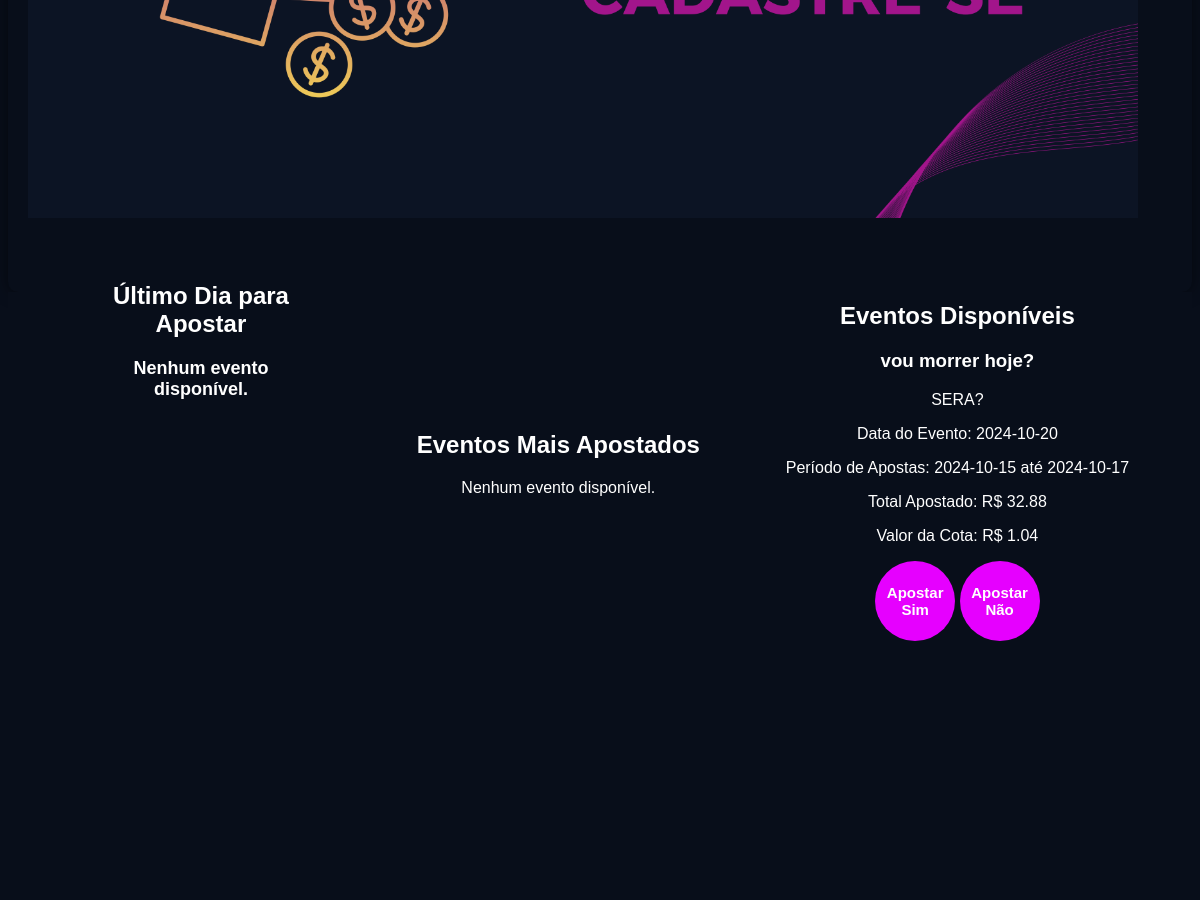
Page /area_usuario (signed in, middle part) on the earlier database version.
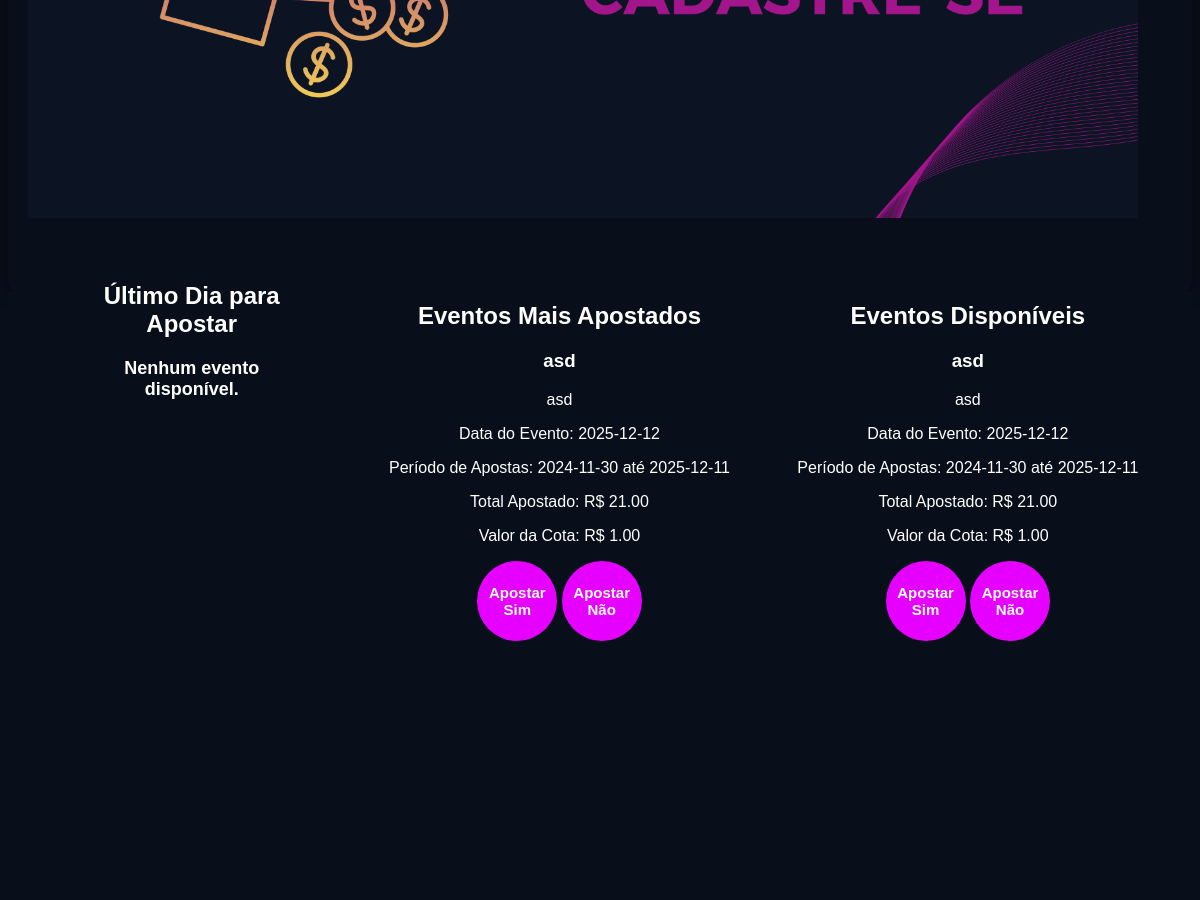
Same page on the later database version.
### tables this page shows
CREATE TABLE eventos (
        id INTEGER PRIMARY KEY AUTOINCREMENT,
        titulo TEXT NOT NULL,
        descricao TEXT NOT NULL,
        valor_cota REAL NOT NULL CHECK (valor_cota >= 1.00),
        data_evento DATE NOT NULL,
        data_inicio_apostas DATE NOT NULL,
        data_fim_apostas DATE NOT NULL,
        status TEXT NOT NULL DEFAULT 'pendente',
        id_criador INTEGER NOT NULL,
        data_criacao TIMESTAMP DEFAULT CURRENT_TIMESTAMP,
        FOREIGN KEY (id_criador) REFERENCES usuarios(id) ON DELETE CASCADE
    );

### app.py (the view)
@app.route('/area_usuario')
def area_usuario():
    if 'logged_in' in session:
        user_id = session.get('id_usuario')
        conn = sqlite3.connect(database_path)
        cursor = conn.cursor()
        print("ID do usuário na sessão:", session.get('id_usuario'))
        cursor.execute('''
            SELECT * FROM eventos
            WHERE DATE(data_fim_apostas) = DATE('now', 'localtime')
            AND status = 'aprovado'
            ORDER BY data_evento ASC
            LIMIT 10
        ''')
        eventos_finalizando = cursor.fetchall()
        cursor.execute('''
            SELECT eventos.*, SUM(apostas.valor) as total_apostado
            FROM eventos
            LEFT JOIN apostas ON eventos.id = apostas.id_evento
            WHERE eventos.status = 'aprovado'
            AND data_evento > date('now')
            GROUP BY eventos.id
            ORDER BY total_apostado DESC
            LIMIT 10
        ''')
        eventos_mais_apostados = cursor.fetchall()
        cursor.execute('''
            SELECT eventos.*, SUM(apostas.valor) as total_apostado
            FROM eventos
            LEFT JOIN apostas ON eventos.id = apostas.id_evento
            WHERE eventos.status = 'aprovado'
            GROUP BY eventos.id
            ORDER BY data_fim_apostas DESC
        ''')
        eventos = cursor.fetchall()
        cursor.execute('SELECT * FROM categorias_eventos')
        categorias = cursor.fetchall()
        conn.close()
        return render_template('area_usuario.html', eventos_finalizando=eventos_finalizando,
                               eventos_mais_apostados=eventos_mais_apostados, categorias=categorias,
                               eventos=eventos)
    else:
        return redirect(url_for('login'))

### templates/area_usuario.html (shortened to what this page needs)
<!DOCTYPE html>
<html lang="pt-BR">
<head>
    <link rel="stylesheet" href="/static/css/area_usuario.css">
</head>
<body>
    <br>
    <br>
    <main>
        <section class="main">
            <div class="banner">
                <img class="baner" src="/static/images/banner.png" alt="Banner">
            </div>
        </section>
        <section class="actions">
            <div class="betting-section">
                <div class="bet-button">
                    <div class="section">
                        <h2>Último Dia para Apostar</h2>
                        <div class="eventos-container">
                            {% for evento in eventos_finalizando %}
                                <div class="evento-card">
                                    <h3>{{ evento[1] }}</h3>
                                    <p>{{ evento[2] }}</p>
                                    <p>Data do Evento: {{ evento[4] }}</p>
                                    <p>Período de Apostas: {{ evento[5] }} até {{ evento[6] }}</p>
                                    <p>Valor da Cota: R$ {{ '{:.2f}'.format(evento[3]) }}</p>
                                    <button onclick="openModal('{{ evento[0] }}', '{{ evento[1] }}', 'sim')">Apostar Sim</button>
                                    <button onclick="openModal('{{ evento[0] }}', '{{ evento[1] }}', 'nao')">Apostar Não</button>
                                </div>
                            {% else %}
                                <p>Nenhum evento disponível.</p>
                            {% endfor %}
                        </div>
                    </div>
                </div>
                <div class="create-bet">
                     <div class="section">
        <h2>Eventos Mais Apostados</h2>
        <div class="eventos-container">
            {% for evento in eventos_mais_apostados %}
                <div class="evento-card">
                    <h3>{{ evento[1] }}</h3>
                    <p>{{ evento[2] }}</p>
                    <p>Data do Evento: {{ evento[4] }}</p>
                    <p>Período de Apostas: {{ evento[5] }} até {{ evento[6] }}</p>
                    <p>Total Apostado: R$ {{ '{:.2f}'.format(evento[-1] or 0) }}</p>
                    <p>Valor da Cota: R$ {{ '{:.2f}'.format(evento[3]) }}</p>
                    <button class="btn-apostar" onclick="openModal('{{ evento[0] }}', '{{ evento[1] }}', 'sim')">Apostar Sim</button>
                    <button class="btn-apostar" onclick="openModal('{{ evento[0] }}', '{{ evento[1] }}', 'nao')">Apostar Não</button>
                </div>
            {% else %}
                <p>Nenhum evento disponível.</p>
            {% endfor %}
        </div>
    </div>
                </div>
                <div class="create-bet">
                    <h2>Eventos Disponíveis</h2>
                    <div class="eventos-container">
                        {% if eventos %}
                            {% for evento in eventos %}
                            <div class="evento-card">
                                <h3>{{ evento[1] }}</h3>
                                <p>{{ evento[2] }}</p>
                                <p>Data do Evento: {{ evento[4] }}</p>
                                <p>Período de Apostas: {{ evento[5] }} até {{ evento[6] }}</p>
                                <p>Total Apostado: R$ {{ '{:.2f}'.format(evento[-1] or 0) }}</p>
                                <p>Valor da Cota: R$ {{ '{:.2f}'.format(evento[3]) }}</p>
                                    <button class="btn-apostar" onclick="openModal('{{ evento[0] }}', '{{ evento[1] }}', 'sim')">Apostar Sim</button>
                                    <button class="btn-apostar" onclick="openModal('{{ evento[0] }}', '{{ evento[1] }}', 'nao')">Apostar Não</button>
                                </div>
                            {% endfor %}
                        {% else %}
                            <p>Não há eventos disponíveis no momento.</p>
                        {% endif %}
                    </div>
                </div>
            </div>
        </section>
    </main>
    <br>
    <br>
    <br>
    <br>
    <br>
    <br>
    <br>
    <br>
    <br>
    <br>
    <br>
    <br>
    <br>
    <br>
    <br>
    <br>
    <br>
    <br>
    <br>
    <br>
    <br>
    <br>
    <br>
    <br>
    <br>
    <br>
    <br>
    <br>
    <br>
    <br>
</body>
</html>

### static/css/area_usuario.css (style rules this page uses)
:root { --primary-color: #8A2BE2; --secondary-color: #A2158B; --background-color: #080E1A; --text-color: #FFFFFF; --text-muted: #BBBBBB; --btn-color: #FF69B4; --font-main: 'Arial', sans-serif; }
body { font-family: var(--font-main); background-color: var(--background-color); color: var(--text-color); }
.main { background-color: #080E1A; padding: 50px 20px; border-radius: 10px; box-shadow: 0px 0px 15px rgba(0, 0, 0, 0.5); }
.baner { max-width: 97%; margin-bottom: 20px; }
.betting-section { display: flex; justify-content: space-around; align-items: center; padding: 20px; background-color: #080E1A; height: 300px; }
.bet-button { padding: 30px; border-radius: 10px; text-align: center; width: 200px; height: 400px; display: flex; flex-direction: column; align-items: center; justify-content: space-between; }
.bet-button p { color: white; font-size: 18px; font-weight: bold; }
.create-bet { text-align: center; }
.create-bet button { background-color: #E600FF; border: none; width: 80px; height: 80px; border-radius: 50%; color: white; font-size: 15px; font-weight: bold; cursor: pointer; }
.create-bet p { margin-top: 10px; color: white; font-size: 16px; }

Differences in the rows shown:
removed eventos: titulo "vou morrer hoje?", descricao "SERA?", data_evento "2024-10-20", data_inicio_apostas "2024-10-15", data_fim_apostas "2024-10-17", evento "32.88", valor_cota "1.04", shown under "Eventos Disponíveis"
added eventos: titulo "asd", descricao "asd", data_evento "2025-12-12", data_inicio_apostas "2024-11-30", data_fim_apostas "2025-12-11", evento "21.00", valor_cota "1.00"
Other differences:
text no longer shown: "Nenhum evento disponível."
